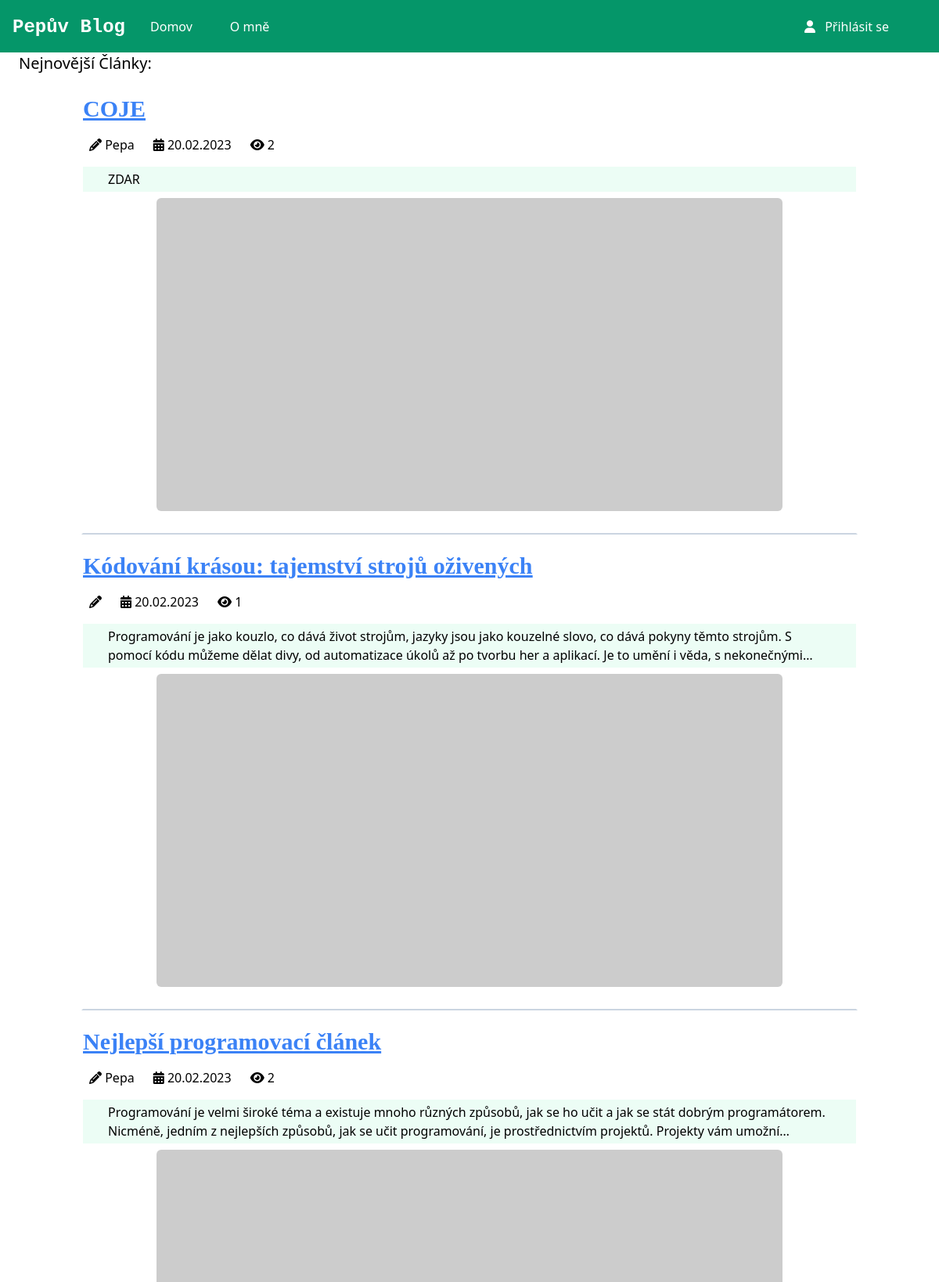
Before: / (upper part) with the older database file.
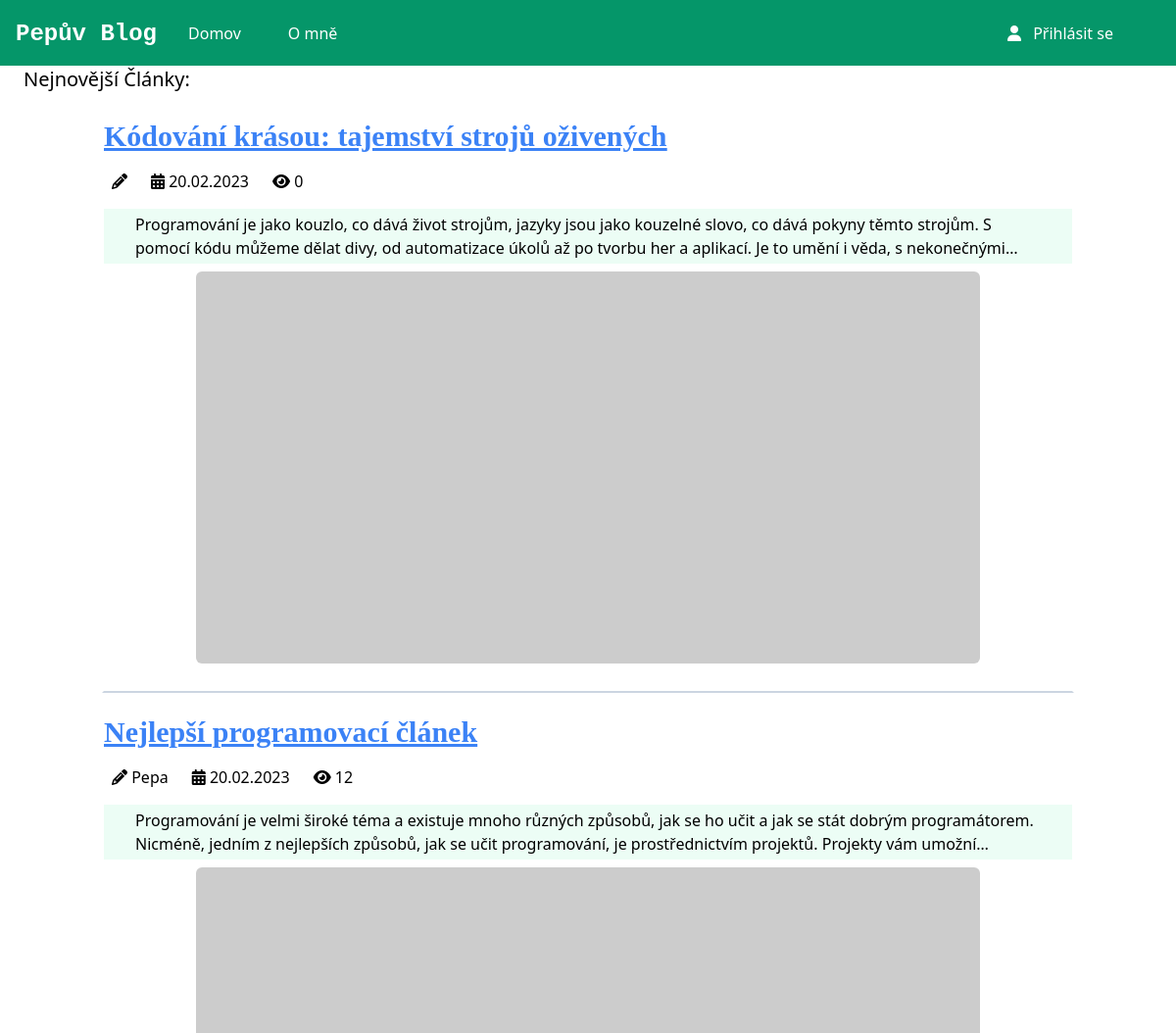
After: the same page with the newer database file.
### app.py (models this page shows, shortened)
class Article(db.Model):
    id = db.Column(db.Integer, primary_key=True)
    title = db.Column(db.String, nullable=False)
    content = db.Column(db.String, nullable=False)
    author_id = db.Column(db.Integer, db.ForeignKey('user.id'), nullable=False)
    categories = db.Column(db.PickleType, default=["uncategorized"])
    likes = db.Column(db.PickleType, default=0)
    dislikes = db.Column(db.PickleType, default=0)
    date_created = db.Column(db.DateTime, default=datetime.utcnow)
    views = db.Column(db.Integer, default=0)
    thumbnail = db.Column(db.String)

class User(db.Model):
    id = db.Column(db.Integer, primary_key=True)
    login = db.Column(db.String, nullable=False)
    password = db.Column(db.String, nullable=False)
    admin = db.Column(db.Boolean, default=0)
    articles = db.relationship('Article', backref='author', lazy=True)
    is_active = db.Column(db.Boolean, default=True)
    is_authenticated = db.Column(db.Boolean)
    def is_authenticated(self):
        return self.is_authenticated
    def is_active(self):
        return self.is_active

### app.py (the view)
@app.route("/")
def index():
    articles = Article.query.order_by(desc(Article.id)).all()
    return render_template("index.html",articles=articles)

### templates/index.html (shortened to what this page needs)
{% extends 'base.html' %}
{% block body %}
<h2 class="text-xl font-medium mb-2">Nejnovější Články:</h3>
	<div class="container mx-auto p-4">
		{% for article in articles %}
		<div class="mb-5 pb-5 border-2 border-white border-b-slate-300">
			<h2 class="text-3xl font-bold text-blue-500 underline font-serif"><a
					href="{{ url_for('article',id=article.id) }}">{{article.title}}</a></h2>
					<div class="flex gap-6 my-4 px-2">
			<p class=""><i class="fa-solid fa-pencil"></i> {{article.author.login}}</p>
			<p class=""><i class="fa-solid fa-calendar-days"></i> {{article.date_created.strftime('%d.%m.%Y')}}</p>
			<p class=""><i class="fa-solid fa-eye"></i> {{article.views}}</p>
		</div>
			<div class="px-8 py-1 bg-emerald-50 article-content">{{article.content|safe}}</div>
			{% if article.thumbnail==None %}
			<img src="https://picsum.photos/800/400" alt="{{article.title}}" class="m-auto rounded-md my-2">
			{% else %}
			<img src="{{article.thumbnail}}" alt="{{article.title}}" class="m-auto">
			{%endif%}
		</div>
		{% endfor %}
	</div>
	{% endblock %}

### templates/base.html (shortened to what this page needs)
<!DOCTYPE html>
<html lang="cs">
<head>
  <link rel="stylesheet" href="{{ url_for('static',filename='css/output.css') }}" />
  <link rel="stylesheet" href="https://cdnjs.cloudflare.com/ajax/libs/font-awesome/6.2.1/css/all.min.css"
 />
</head>
<body>
  <header class="bg-emerald-600 text-white p-4 flex items-center justify-between fixed w-full">
    <h1 class="text-2xl font-bold"><a class="font-mono" href="{{ url_for('index') }}">Pepův Blog</a></h1>
    <nav class="flex flex-1 items-center">
      <ul class="flex ml-8 flex-1 gap-8">
        <li class="mr-4 hover:text-gray-300"><a href="{{ url_for('index') }}">Domov</a></li>
        <li class="mr-4 hover:text-gray-300"><a href="{{ url_for('about') }}">O mně</a></li>
        <li class="mr-4 hover:text-gray-300 absolute right-12">
          <a href="{{ url_for('admin_login') }}">
          <i class="fa-solid fa-user mr-2"></i>
          {% if current_user.login %}
          {{current_user.login}}
          {% else %}
          Přihlásit se
          {% endif %}
        </a>
      </li>
      </ul>
    </nav>
  </header>
  <main class="py-6 px-6">
    {% block body %} {% endblock %}
  </main>
</body>
</html>

### templates/index.html (style rules this page uses)
div.article-content { display: -webkit-box; -webkit-line-clamp: 2; -webkit-box-orient: vertical; overflow: hidden; text-overflow: ellipsis; }

Changed rows visible on the page:
removed Article: title "COJE", author.login "Pepa", date_created "20.02.2023", views "2", content "ZDAR"
changed Article "Kódování krásou: tajemství strojů oživených": views "1" → "0"
changed Article "Nejlepší programovací článek": views "2" → "12"
